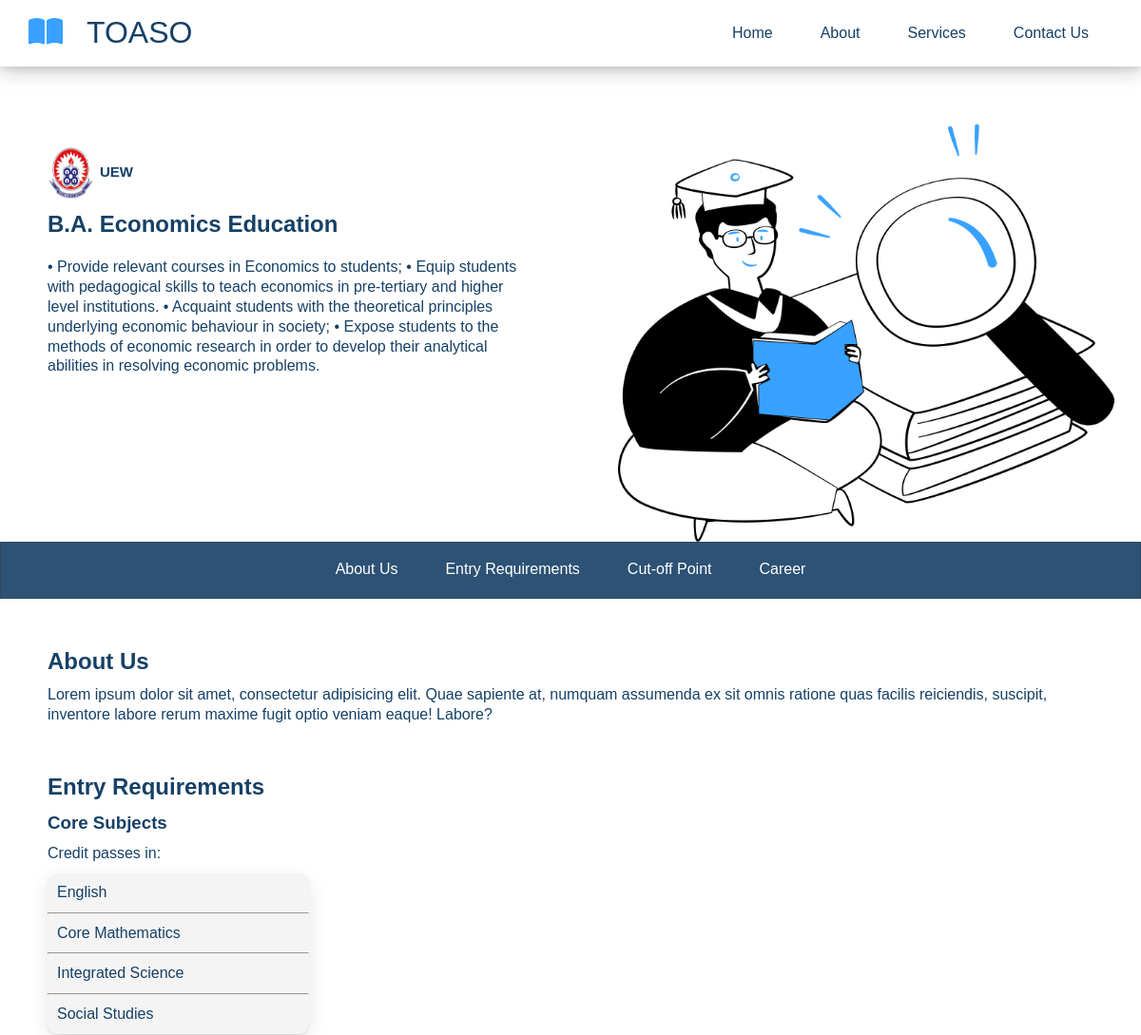
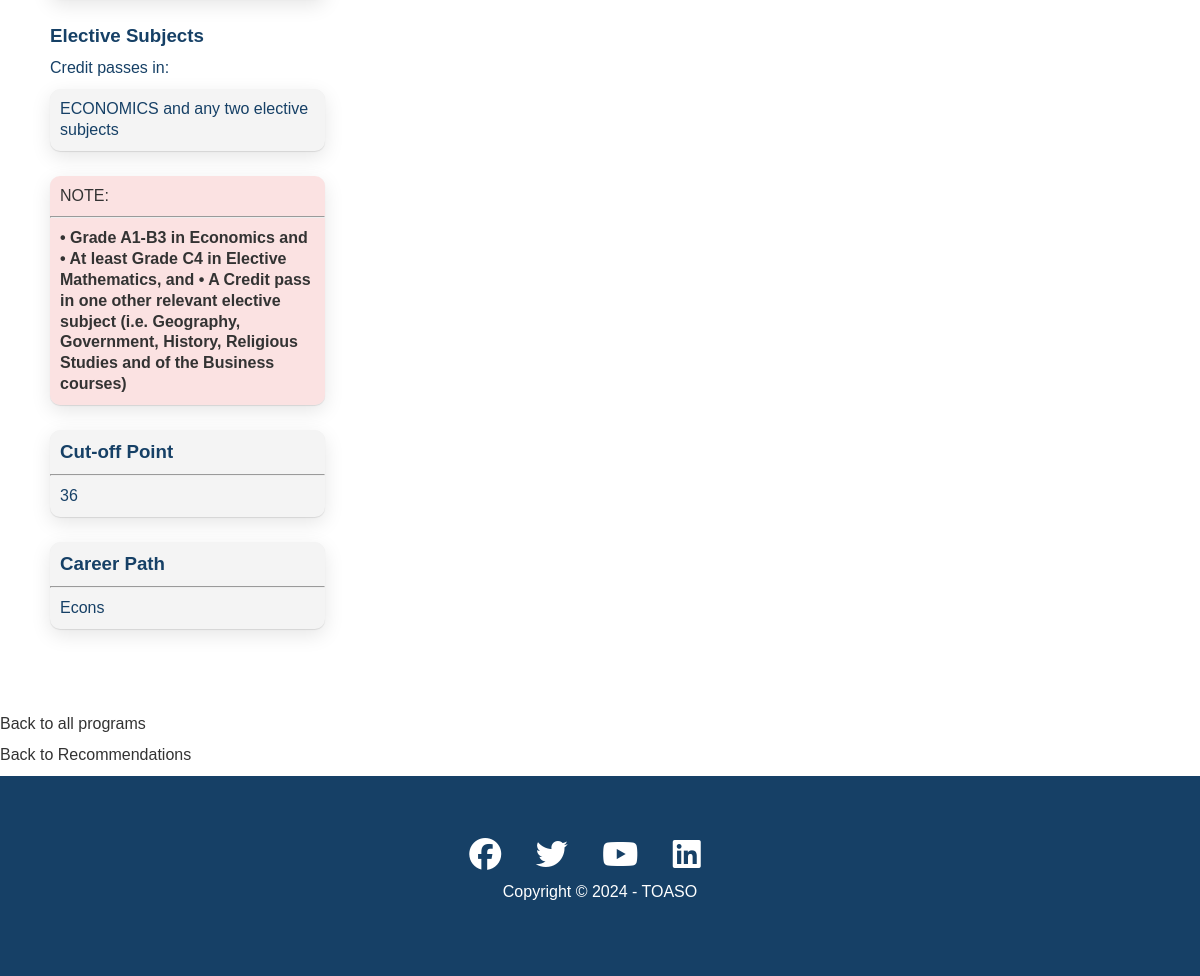
Screenshot of /programs/87/ with the database file from the repository (2 pictures, top to bottom).
### toaso/models.py (models this page shows, shortened)
class Program(models.Model):
    name = models.CharField(max_length=100)
    description = models.TextField()
    school = models.ForeignKey(School, on_delete=models.CASCADE, related_name='programs', null=True, blank=True)
    cut_off_point = models.IntegerField()
    elective_requirements = models.ManyToManyField(ElectiveSubject, related_name='required_for_programs', blank=True)
    constant_elective = models.ForeignKey(ElectiveSubject, related_name='constant_for_programs', null=True, blank=True, on_delete=models.SET_NULL)
    elective_requirement_logic = models.CharField(
        max_length=50,
        choices=[('ANY', 'Any'), ('ALL', 'All'), ('CONSTANT_PLUS_TWO', 'Constat plus Two')],
        default='ANY'
    )
    career = models.CharField(max_length=100)
    note = models.TextField(null=True, blank=True)
    required_interests = models.ManyToManyField(Interest, related_name='programs')

class School(models.Model):
    name = models.CharField(max_length=255)
    logo = models.ImageField(upload_to='school_logos/')

class ElectiveSubject(models.Model):
    name = models.CharField(max_length=100)
    def __str__(self):
        return self.name

### toaso/views.py (the view)
# urls.py: path('programs/<int:pk>/', program_detail, name='program_detail'),
def program_detail(request, pk):
    program = get_object_or_404(Program, pk=pk)
    return render(request, 'toaso/program_detail.html', {'program':program})

### toaso/templates/toaso/program_detail.html (shortened to what this page needs)
{% extends 'toaso/base.html' %}
{% block content %}
<section id="section-find" class="solutions flex-columns">
    <div class="row">
        <div class="column">
            <div class="column-2">
                <div class="image">
                    <img src="{{ program.school.logo.url }}" alt="{{program.school.name}}">
                    <p><strong> {{program.school.name}} </strong></p>
                </div>
                <h1> {{program.name}} </h1>
                <p>{{ program.description }}</p>
                <a href="" class="btn btn-outline">Read More</a>
            </div>
        </div>
        <div class="column">
            <div class="column-1">
                <img src="images/image3.png" alt="">
            </div>
        </div>
    </div>
</section>
<header class="hero">
    <div id="navbar" class="navbar2">
        <nav>
            <ul>
                <li><a href="#">About Us</a></li>
                <li><a href="#">Entry Requirements</a></li>
                <li><a href="#">Cut-off Point</a></li>
                <li><a href="#">Career</a></li>
            </ul>
        </nav>
    </div>
</header>
<main>
<div class="main-content">
    <section id="about">
        <h1>About Us</h1>
        <p>Lorem ipsum dolor sit amet, consectetur adipisicing elit. Quae sapiente at, numquam assumenda ex sit omnis ratione quas facilis reiciendis, suscipit, inventore labore rerum maxime fugit optio veniam eaque! Labore?</p>
    </section>
    <section id="requirements">
        <h1>Entry Requirements</h1>
        <div>
            <h3>Core Subjects</h3>
            <p>Credit passes in:</p>
            <div class="core">
                <ul>
                    <li>English</li>
                    <hr>
                    <li>Core Mathematics</li>
                    <hr>
                    <li>Integrated Science</li>
                    <hr>
                    <li>Social Studies</li>
                </ul>
            </div>
            <h3>Elective Subjects</h3>
            <p>Credit passes in:</p>
            <div class="core">
                <ul>
                    <li>{% if program.elective_reqirement_logic == 'ANY' %}
                        Credit passes in any three electives
                    {% elif program.elective_requirement_logic == 'ALL' %}
                        {% for elective in program.elective_requirements.all %}
                            {{ elective.name }}{% if not forloop.last %}, {% endif %}
                        {% endfor %}
                    {% elif program.elective_requirement_logic == 'CONSTANT_PLUS_TWO' %}
                        {{ program.constant_elective }} and any two elective subjects
                    {% endif %}</li>
                </ul>
            </div>
            <div class="note">
                <ul>
                    <li>
                        NOTE:
                    </li>
                    <hr>
                    <li>
                        <strong> {{program.note}} </strong>
                    </li>
                </ul>
            </div>
            <div class="core">
                <ul>
                    <li>
                        <h3>Cut-off Point</h3>
                    </li>
                    <hr>
                    <li> {{program.cut_off_point}}</li>
                </ul>
            </div>
            <div class="core">
                <ul>
                    <li>
                        <h3>Career Path</h3>
                    </li>
                    <hr>
                    <li> {{program.career}}</li>
                </ul>
            </div>
        </div>
    </section>
</div>
    <p><a href="{% url 'programs' %}">Back to all programs</a></p>
    <p><a href="{% url 'view_recommendations' %}"> Back to Recommendations</a></p>
{% endblock content %}

### static/toaso/css/base.css (style rules this page uses)
.btn { cursor: pointer; display: inline-block; padding: 10px 30px; color: #fff; background-color: #38A1FF; border: none; border-radius: 5px; margin: 30px 0; }
.btn-outline { background: transparent; border: 1px solid #fff; }
.flex-columns .row { display: flex; flex-direction: row; flex-wrap: wrap; width: 100%; }
.flex-columns .column { display: flex; flex-direction: column; flex-basis: 100%; flex: 1; }
.flex-columns .column .column-1, .flex-columns .column .column-2 { height: 100%; }
.flex-columns .column .column-2 { padding-right: 50px; }
.flex-columns .row .column .column-1 img { padding-left: 50px; }
.flex-columns img { width: 100%; height: 100%; object-fit: fill; }
.flex-columns .column-2 { display: flex; flex-direction: column; align-items: flex-start; justify-content: center; padding: 50px 0 20px 50px; }
.column-2 .image { display: flex; width: 50%; margin-bottom: 10px; }
.column-2 .image img { width: 20%; }
.column-2 .image p { padding-left: 5px; font-size: 15px; }
.flex-columns p { margin: 20px 0; }
* { box-sizing: border-box; padding: 0; margin: 0; }
body { font-family: 'Open San', sans-serif; background: #fff; color: #164066; line-height: 1.3; }
ul { list-style: none; }
a { color: #333; text-decoration: none; }
p { margin: 10px 0; }
img { width: 100%; }
.navbar2 { display: flex; align-items: center; justify-content: space-between; background: #163f66e5; width: 100%; height: 60px; top: 0px; padding: 0 30px; border: #3333334d 1px solid; }
.navbar2 a { color: #fff; padding: 10px 20px; margin: 0 5px; }
.navbar2 ul { display: flex; margin: auto; }
.navbar2 nav { margin: auto; }
.main-content { padding: 50px; }
#about { margin-bottom: 50px; }
#requirements h1 { margin-bottom: 10px; }
.core { background: #f4f4f4; max-width: 25%; border-radius: 10px; box-shadow: 0 1px 1px 0 rgba(0, 0, 0, 0.1), 0 6px 20px 0 rgba(0, 0, 0, 0.1); margin-bottom: 25px; }
.core li { padding: 10px; }
.note { background: rgba(240, 155, 155, 0.29); max-width: 25%; border-radius: 10px; box-shadow: 0 1px 1px 0 rgba(0, 0, 0, 0.1), 0 6px 20px 0 rgba(0, 0, 0, 0.1); margin-bottom: 25px; color: #333; }
.note li { padding: 10px; }

### rows the page displays
Program: school.logo (picture), school.name "UEW", name "B.A. Economics Education", description "• Provide relevant courses in Economics to students; • Equip students with pedagogical skills to teach economics in pre-tertiary and higher level institutions. • Acquaint students with the theoretical principles underlying economic behaviour in society; • Expose students to the methods of economic research in order to develop their analytical abilities in resolving economic problems.", constant_elective "ECONOMICS", note "• Grade A1-B3 in Economics and • At least Grade C4 in Elective Mathematics, and • A Credit pass in one other relevant elective subject (i.e. Geography, Government, History, Religious Studies and of the Business courses)", cut_off_point "36", career "Econs"
